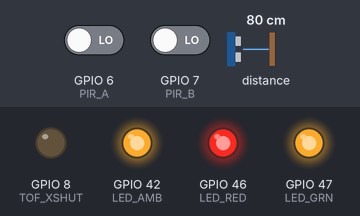
A sketch run on a simulated ESP32-S3. Shown: output pins drawn as LEDs (lit = HIGH). Inputs (shaded band) come from the test bench; at power-on: GPIO 6 (PIR_A) LOW, GPIO 7 (PIR_B) LOW, distance to the obstacle 80 cm. No radio packets arrive unless stated; what the sketch prints to the serial monitor is not drawn.

Above: at 0.1 s.
At 1.1 s:
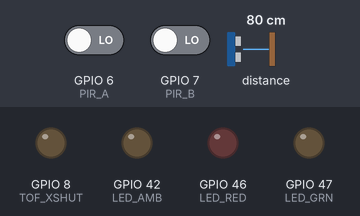
At 1.5 s:
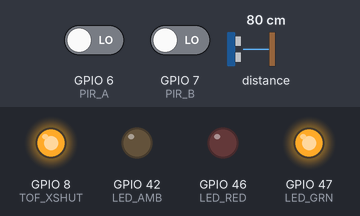
Timing chart, 0 to 3.0 s (numbered marks = the images above):
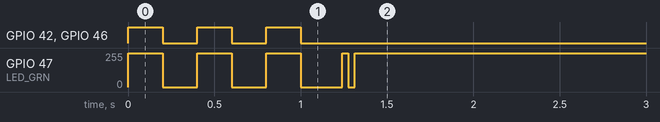

Measured:
- by itself, GPIO 47 (LED_GRN): 255/255 → 0/255 at 0.20 s, → 255/255 0.20 s later, → 0/255 0.20 s later, → 255/255 0.20 s later, … (9 changes in this stretch)

The sketch:

smartguard_firmware.ino
```cpp
// ============================================
// SmartGuard v1 — Firmware
// ESP32-S3-WROOM-1
// Far Away Hackathon 2026
// Theme: Railways
// ============================================

#include <Wire.h>
#include <VL53L1X.h>
#include <SPI.h>
#include <LoRa.h>
#include <ArduinoJson.h>

// ============================================
// PIN DEFINITIONS
// ============================================

// I2C - VL53L1X
#define I2C_SDA       4
#define I2C_SCL       5
#define TOF_XSHUT     8

// SPI - RFM95W LoRa
#define LORA_MOSI     18
#define LORA_MISO     35
#define LORA_SCK      38
#define LORA_NSS      21
#define LORA_RST      41
#define LORA_DIO0     9

// PIR Sensors
#define PIR_A         6
#define PIR_B         7

// Status LEDs
#define LED_RED       46
#define LED_AMB       42
#define LED_GRN       47

// ============================================
// CONFIGURATION
// ============================================

#define LORA_FREQ         868E6    // 868 MHz India ISM band
#define NODE_ID           "PF_01"  // Platform node ID - change per node
#define SEND_INTERVAL     30000    // Send data every 30 seconds
#define DENSITY_THRESHOLD_AMBER  10  // People count for amber alert
#define DENSITY_THRESHOLD_RED    20  // People count for red alert

// VL53L1X distance thresholds (mm)
// Anything closer than this = person detected in doorway
#define PERSON_DISTANCE   1200     // 1.2 metres

// ============================================
// GLOBAL VARIABLES
// ============================================

VL53L1X tofSensor;

int peopleCount     = 0;    // Running total of people on platform
int peopleIn        = 0;    // People entered this interval
int peopleOut       = 0;    // People exited this interval
bool lastBeamState  = false;// Last state of ToF beam
bool pirAState      = false;
bool pirBState      = false;
unsigned long lastSendTime  = 0;
unsigned long lastTofRead   = 0;
String alertLevel   = "GREEN";

// ============================================
// SETUP
// ============================================

void setup() {
  Serial.begin(115200);
  Serial.println("SmartGuard v1 — Booting...");

  // LED pins
  pinMode(LED_RED, OUTPUT);
  pinMode(LED_AMB, OUTPUT);
  pinMode(LED_GRN, OUTPUT);

  // PIR pins
  pinMode(PIR_A, INPUT);
  pinMode(PIR_B, INPUT);

  // Boot indicator — flash all LEDs
  flashAllLEDs(3);

  // Initialise I2C
  Wire.begin(I2C_SDA, I2C_SCL);
  Serial.println("I2C initialised");

  // Initialise VL53L1X
  pinMode(TOF_XSHUT, OUTPUT);
  digitalWrite(TOF_XSHUT, LOW);
  delay(10);
  digitalWrite(TOF_XSHUT, HIGH);
  delay(10);

  tofSensor.setTimeout(500);
  if (!tofSensor.init()) {
    Serial.println("ERROR: VL53L1X not found!");
    errorBlink(LED_RED);  // Fast red blink = sensor error
  } else {
    Serial.println("VL53L1X initialised");
    tofSensor.setDistanceMode(VL53L1X::Long);
    tofSensor.setMeasurementTimingBudget(50000);
    tofSensor.startContinuous(50);
  }

  // Initialise LoRa
  SPI.begin(LORA_SCK, LORA_MISO, LORA_MOSI, LORA_NSS);
  LoRa.setPins(LORA_NSS, LORA_RST, LORA_DIO0);

  if (!LoRa.begin(LORA_FREQ)) {
    Serial.println("ERROR: LoRa not found!");
    errorBlink(LED_AMB);  // Fast amber blink = LoRa error
  } else {
    Serial.println("LoRa initialised at 868 MHz");
    LoRa.setSpreadingFactor(9);       // SF9 - good range/speed balance
    LoRa.setSignalBandwidth(125E3);   // 125 kHz bandwidth
    LoRa.setCodingRate4(5);           // 4/5 coding rate
    LoRa.setTxPower(17);              // 17 dBm transmit power
  }

  // Ready — show green
  setLED("GREEN");
  Serial.println("SmartGuard ready!");
  Serial.print("Node ID: ");
  Serial.println(NODE_ID);
}

// ============================================
// MAIN LOOP
// ============================================

void loop() {
  unsigned long now = millis();

  // Read ToF sensor every 100ms
  if (now - lastTofRead >= 100) {
    readToFSensor();
    lastTofRead = now;
  }

  // Read PIR sensors
  pirAState = digitalRead(PIR_A);
  pirBState = digitalRead(PIR_B);

  // Calculate density and update LEDs
  updateAlertLevel();

  // Send LoRa packet every 30 seconds
  if (now - lastSendTime >= SEND_INTERVAL) {
    sendLoRaPacket();
    lastSendTime = now;
  }
}

// ============================================
// TOF SENSOR — PEOPLE COUNTING
// ============================================

void readToFSensor() {
  if (!tofSensor.dataReady()) return;

  int distance = tofSensor.read();

  // Person detected if closer than threshold
  bool beamBroken = (distance < PERSON_DISTANCE);

  // Rising edge — person just walked into beam
  if (beamBroken && !lastBeamState) {
    // Simple direction detection using PIR
    // If PIR_A triggered recently = entering platform
    // If PIR_B triggered recently = exiting platform
    if (pirAState) {
      peopleCount++;
      peopleIn++;
      Serial.print("Person IN — Total: ");
      Serial.println(peopleCount);
    } else if (pirBState) {
      if (peopleCount > 0) peopleCount--;
      peopleOut++;
      Serial.print("Person OUT — Total: ");
      Serial.println(peopleCount);
    } else {
      // Default — assume entering
      peopleCount++;
      peopleIn++;
      Serial.print("Person detected — Total: ");
      Serial.println(peopleCount);
    }
  }

  lastBeamState = beamBroken;
}

// ============================================
// ALERT LEVEL + LED CONTROL
// ============================================

void updateAlertLevel() {
  if (peopleCount >= DENSITY_THRESHOLD_RED) {
    alertLevel = "RED";
    setLED("RED");
  } else if (peopleCount >= DENSITY_THRESHOLD_AMBER) {
    alertLevel = "AMBER";
    setLED("AMBER");
  } else {
    alertLevel = "GREEN";
    setLED("GREEN");
  }
}

void setLED(String level) {
  // Turn all off first
  digitalWrite(LED_RED, LOW);
  digitalWrite(LED_AMB, LOW);
  digitalWrite(LED_GRN, LOW);

  if (level == "RED")   digitalWrite(LED_RED, HIGH);
  if (level == "AMBER") digitalWrite(LED_AMB, HIGH);
  if (level == "GREEN") digitalWrite(LED_GRN, HIGH);
}

// ============================================
// LORA TRANSMISSION
// ============================================

void sendLoRaPacket() {
  // Build JSON payload
  StaticJsonDocument<256> doc;
  doc["node"]    = NODE_ID;
  doc["count"]   = peopleCount;
  doc["in"]      = peopleIn;
  doc["out"]     = peopleOut;
  doc["alert"]   = alertLevel;
  doc["pir_a"]   = pirAState;
  doc["pir_b"]   = pirBState;
  doc["uptime"]  = millis() / 1000;

  String payload;
  serializeJson(doc, payload);

  // Send via LoRa
  LoRa.beginPacket();
  LoRa.print(payload);
  LoRa.endPacket();

  Serial.print("LoRa sent: ");
  Serial.println(payload);

  // Reset interval counters
  peopleIn  = 0;
  peopleOut = 0;
}

// ============================================
// UTILITY FUNCTIONS
// ============================================

void flashAllLEDs(int times) {
  for (int i = 0; i < times; i++) {
    digitalWrite(LED_RED, HIGH);
    digitalWrite(LED_AMB, HIGH);
    digitalWrite(LED_GRN, HIGH);
    delay(200);
    digitalWrite(LED_RED, LOW);
    digitalWrite(LED_AMB, LOW);
    digitalWrite(LED_GRN, LOW);
    delay(200);
  }
}

void errorBlink(int pin) {
  // Fast blink forever to indicate error
  Serial.println("HALTED — Check sensor connection");
  while (true) {
    digitalWrite(pin, HIGH);
    delay(100);
    digitalWrite(pin, LOW);
    delay(100);
  }
}
```
